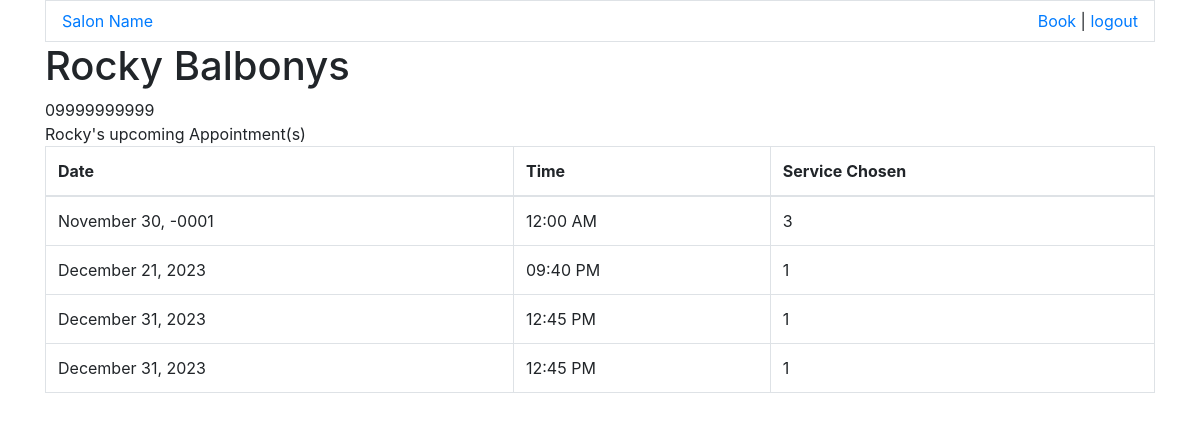
The page /client/user_profile.php (signed in) on the database its author committed.
### tables this page shows
CREATE TABLE `tbl_bookings` (
  `booking_id` int NOT NULL,
  `booking_user` int NOT NULL,
  `booking_service` int NOT NULL,
  `booking_date` date NOT NULL,
  `booking_time` time(6) NOT NULL,
  `booking_status` varchar(10) NOT NULL DEFAULT '1'
);

### client/user_profile.php (the view, shortened to what this page needs)
<?php
    include "connection.php";
?>
<!DOCTYPE html>
<html lang="en">
<head>
    <link href="https://stackpath.bootstrapcdn.com/bootstrap/4.5.2/css/bootstrap.min.css" rel="stylesheet">
</head>
<body>
        <div class="container">
            <nav class="navbar border">
                <div><a href="landingpage.php">Salon Name</a></div>
                <div><a href="clienthomepage.php">Book</a><span> | </span><a href="logout.php">logout</a></div>
            </nav>
              <div>
                 <?php
                $user_id = $_SESSION["user_id"];
                $user_firstname = $_SESSION["user_firstname"];
                $user_lastname = $_SESSION["user_lastname"];
                $user_phonenumber = $_SESSION["user_phonenumber"];
                echo "<div class='h1'>" . $user_firstname . ' ' . "$user_lastname </div>";
                echo "<div class='label'> $user_phonenumber </div>";
                 echo $_SESSION["user_firstname"]. "'s upcoming Appointment(s)";
                 $selectAllAppointments = "SELECT * FROM tbl_bookings
                 JOIN tbl_users
                 ON tbl_bookings.booking_user = tbl_users.user_id
                 WHERE $user_id = tbl_bookings.booking_user
                 ORDER BY booking_date ASC, booking_time ASC;";
                 $query = mysqli_query($conn, $selectAllAppointments);
                 if (mysqli_query($conn, $selectAllAppointments)) {
                    echo '<table class="table table-bordered">
                                <thead>
                                    <tr>
                                        <th>Date</th>
                                        <th>Time</th>
                                        <th>Service Chosen</th>
                                    </tr>
                                </thead>
                                <tbody>';
                        while ($row = mysqli_fetch_array($query)) {
                            echo '<tr>';
                            $formattedDate = date('F j, Y', strtotime($row["booking_date"]));
                            echo '<td>' . $formattedDate . '</td>';
                            $formattedTime = date('h:i A', strtotime($row["booking_time"]));
                            echo '<td>' . $formattedTime . '</td>';
                            echo '<td>' . $row["booking_service"] . '</td>';
                            echo '</tr>';
                        }
                        echo '</tbody>
                            </table>';
                 }
                 ?>
              </div>
        </div>
</body>
</html>

### rows shown on the page
tbl_bookings: booking_date "November 30, -0001", booking_time "12:00 AM", booking_service "3"
tbl_bookings: booking_date "December 21, 2023", booking_time "09:40 PM", booking_service "1"
tbl_bookings: booking_date "December 31, 2023", booking_time "12:45 PM", booking_service "1"
tbl_bookings: booking_date "December 31, 2023", booking_time "12:45 PM", booking_service "1"

### other values the page prints
$user_firstname "Rocky"
$user_lastname "Balbonys"
$user_phonenumber "09999999999"
$_SESSION["user_firstname"] "Rocky"
